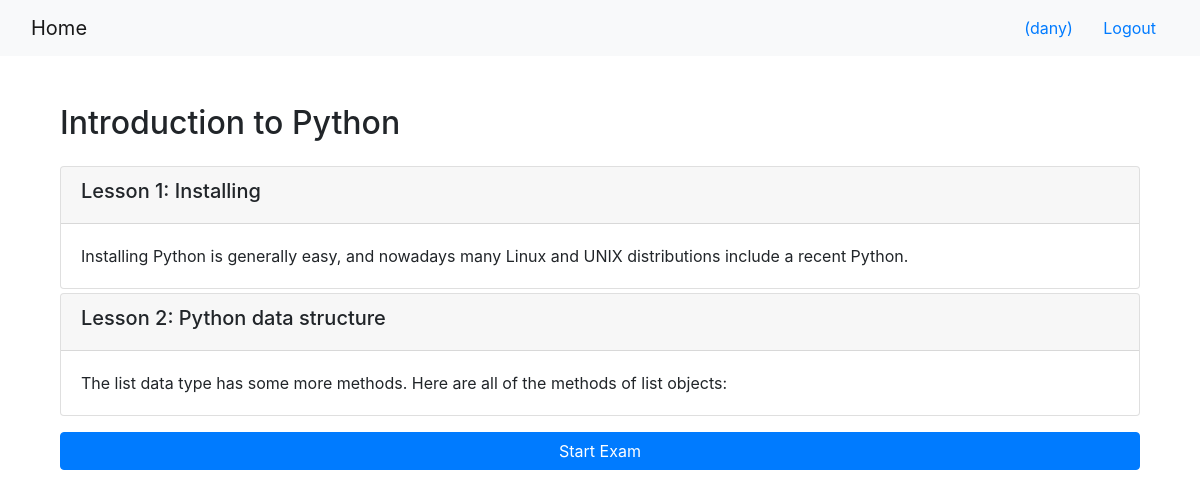
The page /onlinecourse/1/ (signed in) on the database as committed earlier.
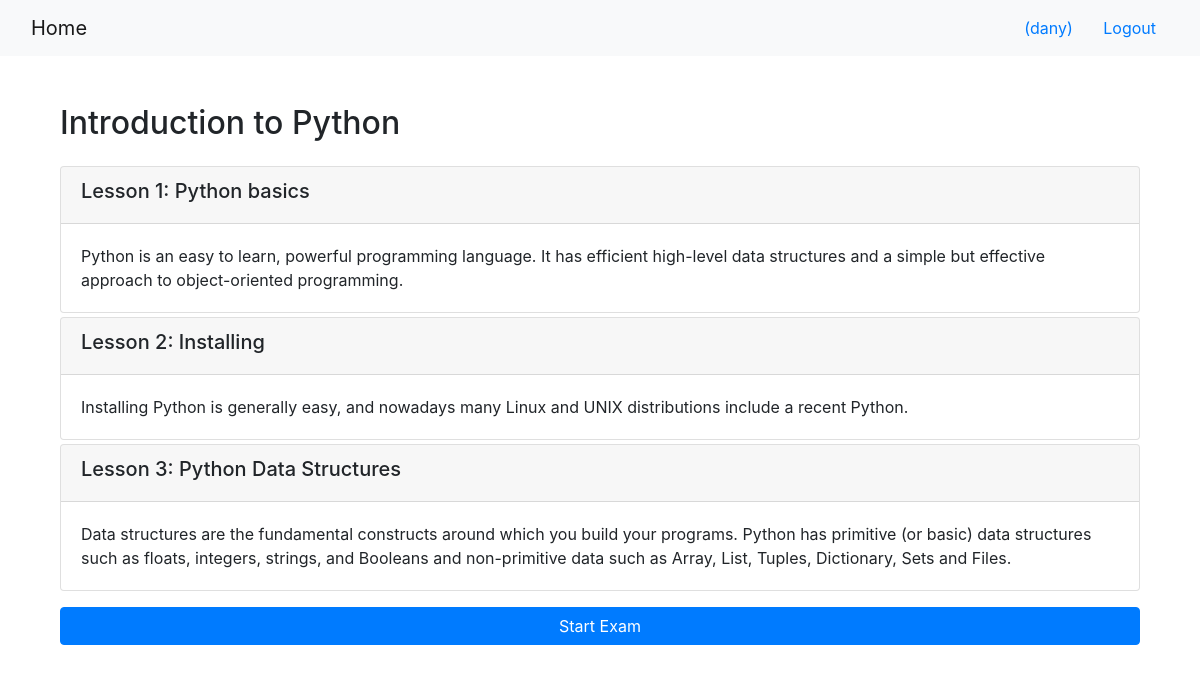
The same page on the database as committed later.
### onlinecourse/models.py (models this page shows, shortened)
class Course(models.Model):
    name = models.CharField(null=False, max_length=30, default='online course')
    image = models.ImageField(upload_to='course_images/')
    description = models.CharField(max_length=1000)
    pub_date = models.DateField(null=True)
    instructors = models.ManyToManyField(Instructor)
    users = models.ManyToManyField(settings.AUTH_USER_MODEL, through='Enrollment')
    total_enrollment = models.IntegerField(default=0)
    is_enrolled = False

class Lesson(models.Model):
    title = models.CharField(max_length=200, default="title")
    order = models.IntegerField(default=0)
    course = models.ForeignKey(Course, on_delete=models.CASCADE)
    content = models.TextField()

### onlinecourse/views.py (the view)
# urls.py: path('<int:pk>/', views.CourseDetailView.as_view(), name='course_details'),
class CourseDetailView(generic.DetailView):
    model = Course
    template_name = 'onlinecourse/course_detail_bootstrap.html'

### onlinecourse/templates/onlinecourse/course_detail_bootstrap.html (shortened to what this page needs)
<!DOCTYPE html>
<html lang="en">
<head>
     {% load static %}
    <link rel="stylesheet" href="https://maxcdn.bootstrapcdn.com/bootstrap/4.5.2/css/bootstrap.min.css">
</head>
<body>
    <nav class="navbar navbar-light bg-light">
        <div class="container-fluid">
            <div class="navbar-header">
                  <a class="navbar-brand" href="{% url 'onlinecourse:index' %}">Home</a>
            </div>
            <ul class="nav navbar-nav navbar-right">
                {% if user.is_authenticated %}
                <li>
                    <a class="btn btn-link" href="#">{{ user.first_name }}({{ user.username }})</a>
                    <a class="btn btn-link" href="{% url 'onlinecourse:logout' %}">Logout</a>
                </li>
                {% endif %}
            </ul>
        </div>
    </nav>
    <div class="container mt-5 mb-5">
        <div class="container-fluid">
                <h2>{{ course.name }}</h2>
                <div class="card-columns-vertical mt-4 mb-3">
                    {% for lesson in course.lesson_set.all %}
                        <div class="card mt-1">
                            <div class="card-header"><h5>Lesson {{lesson.order|add:1}}: {{lesson.title}}</h5></div>
                            <div class="card-body">{{lesson.content}}</div>
                        </div>
                    {% endfor %}
                </div>
                {% if user.is_authenticated %}
                <button type="button" class="btn btn-primary btn-block" data-toggle="collapse" data-target="#exam">Start Exam</button>
            {% endif %}
        </div>
    </div>
</body>
</html>

Rows that differ between the two databases and show on the page:
removed Lesson: order|add "1", title "Installing", content "Installing Python is generally easy, and nowadays many Linux and UNIX distributions include a recent Python."
removed Lesson: order|add "2", title "Python data structure", content "The list data type has some more methods. Here are all of the methods of list objects:"
added Lesson: order|add "1", title "Python basics", content "Python is an easy to learn, powerful programming language. It has efficient high-level data structures and a simple but effective approach to object-oriented programming."
added Lesson: order|add "2", title "Installing", content "Installing Python is generally easy, and nowadays many Linux and UNIX distributions include a recent Python."
added Lesson: order|add "3", title "Python Data Structures", content "Data structures are the fundamental constructs around which you build your programs. Python has primitive (or basic) data structures such as floats, integers, strings, and Booleans and non-primitive data such as Array, List, Tuples, Dictionary, Sets and Files."
